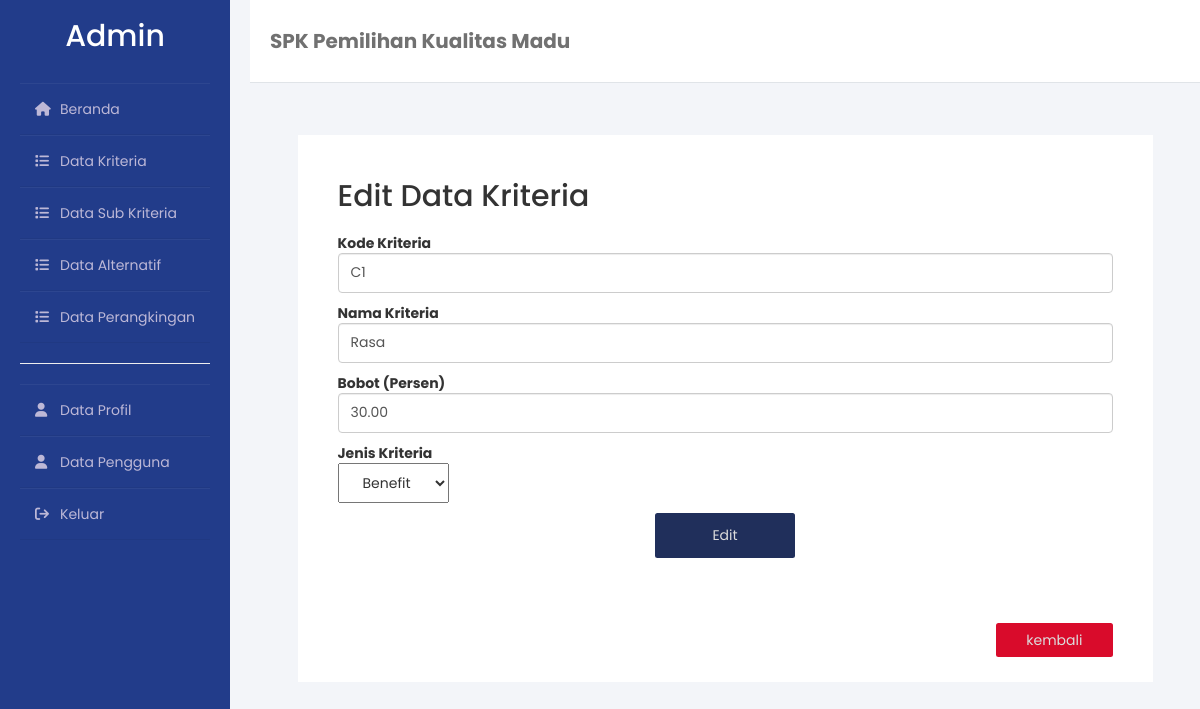
Screenshot of /dataKriteria/edit.php?id=1 (signed in) with the database file from the repository.
### tables this page shows
CREATE TABLE `kriteria` (
  `id` int(11) NOT NULL,
  `kode` varchar(255) NOT NULL,
  `nama` varchar(255) NOT NULL,
  `bobot` float(11,2) NOT NULL,
  `jenis` enum('benefit','cost') NOT NULL
);

### dataKriteria/edit.php (the view, shortened to what this page needs)
<!DOCTYPE html>
<html lang="en">
<?php
include('../components/koneksi.php');
$id = $_GET['id'];
$menu = mysqli_query($koneksi, "SELECT * FROM kriteria WHERE id='$id'") or die(mysqli_error($koneksi));
$men = mysqli_fetch_assoc($menu);
?>
<head>
  <?php include('../components/head.php') ?>
</head>
<body>
  <div class="wrapper">
    <?php include('../components/sidebar.php') ?>
    <div class="main_content">
      <div class="header">
        <h4>SPK Pemilihan Kualitas Madu</h4>
      </div>
      <div class="box">
        <div class="container-table">
          <div class="judul">
            <h2 style="margin-bottom:20px;">Edit Data Kriteria</h2>
            <form method="POST" class="form-input">
              <div class="" style="margin-top: 10px">
                <b>Kode Kriteria</b>
              </div>
              <div class="">
                <input value="<?= $men['kode'] ?>" style="height: 4rem;" class="form-control" name="kode" type="text" required placeholder="Cth: C1">
              </div>
              <div class="" style="margin-top: 10px;">
                <b>Nama Kriteria</b>
              </div>
              <div class="">
                <input value="<?= $men['nama'] ?>" style="height: 4rem;" class="form-control" name="nama" type="text" required placeholder="Cth: Rasa">
              </div>
              <div class="" style="margin-top: 10px;">
                <b>Bobot (Persen)</b>
              </div>
              <div class="">
                <input value="<?= $men['bobot'] ?>" style="height: 4rem;" class="form-control" name="bobot" type="number" min="1" max="100" required placeholder="1 - 100 (Persen)">
              </div>
              <div class="" style="margin-top: 10px;">
                <b>Jenis Kriteria</b>
              </div>
              <div class="">
                <select name="jenis" id="jenis" style="height: 4rem; padding: 0 20px;" class="">
                  <option style="height: 4rem;" value="benefit" <?php if ($men['jenis'] == 'benefit') echo 'selected'; ?>>Benefit</option>
                </select>
              </div>
              <center><button name="edit" type="submit" class="btn tombol-tambah2" style="margin-bottom:15px;">Edit</button></center>
            </form>
          </div>
          <div class="container-tombol2">
            <a class="tombol-kembali btn" href="index.php" role="button">kembali</a>
          </div>
        </div>
      </div>
    </div>
    <link href="https://cdn.datatables.net/1.12.1/css/dataTables.bootstrap.min.css" rel="stylesheet" />
</body>
</html>

### css/style.css (style rules this page uses)
body { background-color: #f3f5f9; font-family: 'Poppins', sans-serif; }
.wrapper { display: flex; height: 100vh; width: 100%; }
.wrapper .main_content { width: 100%; padding-left: 250px; }
.wrapper .main_content .header { padding: 20px; background: #fff; color: #717171; border-bottom: 1px solid #e0e4e8; }
.header { display: flex; flex-direction: row; align-items: center; }
.header h4 { font-weight: bold; font-size: 20px; }
.box { margin-top: 25px; display: flex; flex-direction: column; justify-content: center; align-items: center; width: 100%; min-height: 75vh; }
.container-table { background: white; padding: 25px 40px; width: 90%; }
.container-table .judul { margin-bottom: 40px; }
.container-tombol2 { display: flex; flex-direction: row-reverse; }
.tombol-tambah2 { margin-top: 10px; width: 10em; height: 45px; border-radius: 2.5px; text-align: center; text-decoration: none !important; display: inline; background-color: rgb(32, 47, 91); color: rgb(220, 220, 220); }
.tombol-kembali { margin-top: 10px; width: 15%; border-radius: 2.5px; text-align: center; text-decoration: none !important; display: inline; background-color: #D90B2B; color: rgb(220, 220, 220); }

### rows the page displays
kriteria: kode "C1", nama "Rasa", bobot "30.00", jenis "Benefit"

### other values shown
$_SESSION['role'] "Admin"
